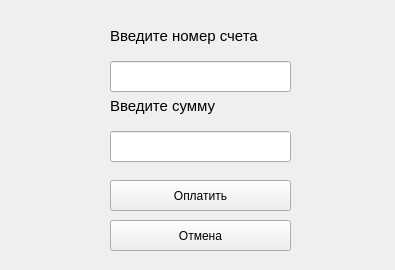
<?xml version="1.0" encoding="UTF-8"?>
<ui version="4.0">
 <class>BillWindow</class>
 <widget class="QMainWindow" name="BillWindow">
  <property name="geometry">
   <rect>
    <x>0</x>
    <y>0</y>
    <width>395</width>
    <height>270</height>
   </rect>
  </property>
  <property name="windowTitle">
   <string>MainWindow</string>
  </property>
  <widget class="QWidget" name="centralwidget">
   <widget class="QLabel" name="label">
    <property name="geometry">
     <rect>
      <x>110</x>
      <y>20</y>
      <width>191</width>
      <height>31</height>
     </rect>
    </property>
    <property name="font">
     <font>
      <pointsize>11</pointsize>
     </font>
    </property>
    <property name="text">
     <string>Введите номер счета</string>
    </property>
   </widget>
   <widget class="QLabel" name="label_2">
    <property name="geometry">
     <rect>
      <x>110</x>
      <y>90</y>
      <width>191</width>
      <height>31</height>
     </rect>
    </property>
    <property name="font">
     <font>
      <pointsize>11</pointsize>
     </font>
    </property>
    <property name="text">
     <string>Введите сумму</string>
    </property>
   </widget>
   <widget class="QLineEdit" name="lineEdit">
    <property name="geometry">
     <rect>
      <x>110</x>
      <y>61</y>
      <width>181</width>
      <height>31</height>
     </rect>
    </property>
   </widget>
   <widget class="QLineEdit" name="lineEdit_2">
    <property name="geometry">
     <rect>
      <x>110</x>
      <y>131</y>
      <width>181</width>
      <height>31</height>
     </rect>
    </property>
   </widget>
   <widget class="QPushButton" name="ExitButton">
    <property name="geometry">
     <rect>
      <x>110</x>
      <y>220</y>
      <width>181</width>
      <height>31</height>
     </rect>
    </property>
    <property name="text">
     <string>Отмена</string>
    </property>
   </widget>
   <widget class="QPushButton" name="okButton">
    <property name="geometry">
     <rect>
      <x>110</x>
      <y>180</y>
      <width>181</width>
      <height>31</height>
     </rect>
    </property>
    <property name="text">
     <string>Оплатить</string>
    </property>
   </widget>
  </widget>
 </widget>
 <resources/>
 <connections/>
</ui>
